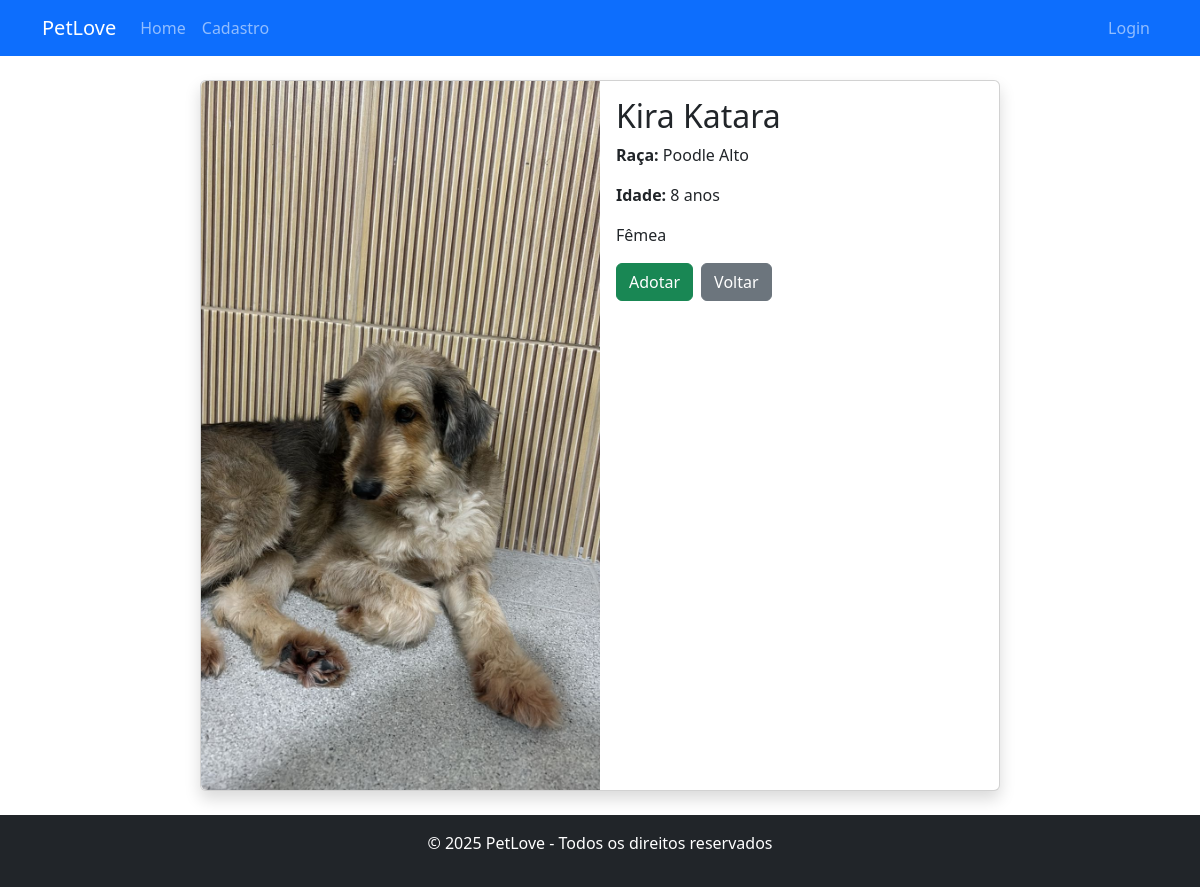
Page /4/ on the committed database.
### pets/models.py (models this page shows, shortened)
class Pet(models.Model):
    nome = models.CharField(max_length=100)
    especie = models.CharField(max_length=50)
    idade = models.IntegerField()
    descricao = models.TextField()
    imagem = models.ImageField(upload_to='pets/', blank=True, null=True)
    categoria = models.ForeignKey(Categoria, on_delete=models.CASCADE, null=True, blank=True)

### pets/views.py (the view)
# urls.py: path('<int:pet_id>/', views.detalhar_pet, name='detalhar_pet'),
def detalhar_pet(request, pet_id):
    pet = get_object_or_404(Pet, id=pet_id)
    return render(request, 'pets/detalhar.html', {'pet': pet})

### pets/templates/pets/detalhar.html (shortened to what this page needs)
{% extends 'base.html' %}
{% block content %}
<div class="card mx-auto shadow" style="max-width: 800px;">
    <div class="row g-0">
        <div class="col-md-6">
            <img src="{{ pet.imagem.url }}" class="img-fluid rounded-start" alt="{{ pet.nome }}">
        </div>
        <div class="col-md-6">
            <div class="card-body">
                <h2 class="card-title">{{ pet.nome }}</h2>
                <p class="card-text"><strong>Raça:</strong> {{ pet.especie }}</p>
                <p class="card-text"><strong>Idade:</strong> {{ pet.idade }} anos</p>
                <p class="card-text">{{ pet.descricao }}</p>
                <div class="d-flex gap-2 mt-3">
                    <a href="{% url 'adotar_pet' pet.id %}" class="btn btn-success">Adotar</a>
                    <a href="{% url 'listar_pets' %}" class="btn btn-secondary">Voltar</a>
                </div>
            </div>
        </div>
    </div>
</div>
{% endblock %}

### rows in the picture
Pet: imagem (picture), nome "Kira Katara", especie "Poodle Alto", idade "8", descricao "Fêmea"
